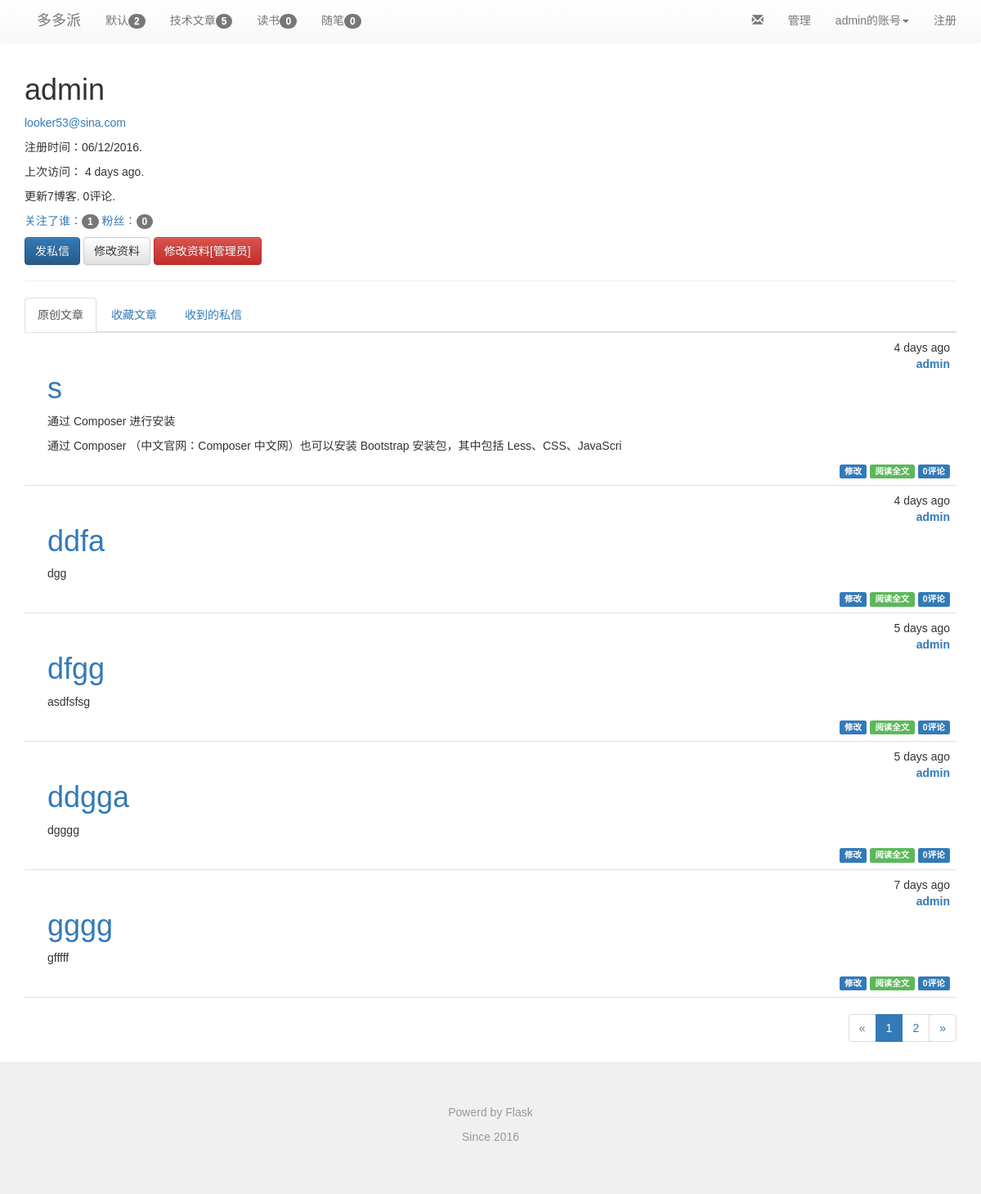
/profile/admin (signed in), run on the app's committed database.
### app/models.py (models this page shows, shortened)
class Category(db.Model):
    __tablename__ = 'categories'
    id = db.Column(db.Integer,primary_key=True)
    name = db.Column(db.String(64),unique=True)
    posts = db.relationship('Post',backref='category',lazy='dynamic')

class User(UserMixin, db.Model):
    __tablename__ = 'users'
    id = db.Column(db.Integer, primary_key=True)
    email = db.Column(db.String(64), unique=True, index=True)
    username = db.Column(db.String(64), unique=True, index=True)
    role_id = db.Column(db.Integer, db.ForeignKey('roles.id'))
    password_hash = db.Column(db.String(128))
    confirmed = db.Column(db.Boolean, default=False)
    name = db.Column(db.String(64))
    location = db.Column(db.String(64))
    about_me = db.Column(db.Text())
    member_since = db.Column(db.DateTime(), default=datetime.utcnow)
    last_seen = db.Column(db.DateTime(), default=datetime.utcnow)
    posts = db.relationship('Post',backref='author',lazy='dynamic')
    followed = db.relationship('Follow',
                               foreign_keys=[Follow.follower_id],
                               backref=db.backref('follower',lazy='joined'),
                               lazy='dynamic',cascade='all,delete-orphan')
    followers = db.relationship('Follow',
                                foreign_keys=[Follow.followed_id],
                                backref=db.backref('followed',lazy='joined'),
                                lazy='dynamic',cascade='all,delete-orphan')
    sendto = db.relationship('Message',
                             foreign_keys=[Message.sendto_id],
                             backref=db.backref('sendto',lazy='joined'),
                             lazy='dynamic',cascade='all,delete-orphan'
                             )
    author = db.relationship('Message',
                             foreign_keys=[Message.author_id],
                             backref=db.backref('author',lazy='joined'),
                             lazy='dynamic',cascade='all,delete-orphan'
                             )
    comments = db.relationship('Comment',backref='author',lazy='dynamic')
    starposts = db.relationship('Post',secondary='stars',backref=db.backref('stared',lazy='joined'),lazy='joined')
    @property
    def password(self):
        raise AttributeError('password is not a readable attribute')
    def can(self, permissions):
        return self.role is not None and \
            (self.role.permissions & permissions) == permissions
    def is_administrator(self):
        return self.can(Permission.ADMINISTER)
    def ping(self):
        self.last_seen = datetime.utcnow()
        db.session.add(self)
    def unread_message(self):
        num = self.sendto.count()
        total = 0
        for i in range(0,num):
            if self.sendto[i].confirmed == False:
                total += 1
        return total

class Post(db.Model):
    __tablename__ = 'posts'
    id = db.Column(db.Integer,primary_key=True)
    title = db.Column(db.Text(128))
    body = db.Column(db.Text)
    body_html = db.Column(db.Text)
    timestamp = db.Column(db.DateTime,index=True,default=datetime.utcnow)
    auth_id = db.Column(db.Integer,db.ForeignKey('users.id'))
    category_id = db.Column(db.Integer,db.ForeignKey('categories.id'))
    comments = db.relationship('Comment',backref='post',lazy='dynamic')
    visits = db.Column(db.Integer,nullable=False,default=int(10))

### app/main/views.py (the view)
@main.route('/profile/<username>')
def profile(username):
    user = User.query.filter_by(username=username).first_or_404()
    page = request.args.get('page', 1, type=int)
    pagination = user.posts.order_by(Post.timestamp.desc()).paginate(
        page, per_page=current_app.config['FLASKY_POSTS_PER_PAGE'],
        error_out=False)
    posts = pagination.items
    return render_template('user.html', user=user, posts=posts,
                           pagination=pagination)

### app/auth/views.py (called while the page is built)
@auth.before_app_request
def before_request():
    if current_user.is_authenticated:
        current_user.ping()
        if not current_user.confirmed \
            and request.endpoint[:5] != 'auth.' \
            and request.endpoint != 'static':
            return redirect(url_for('auth.unconfirmed'))

### app/main/__init__.py (called while the page is built)
@main.app_context_processor
def inject_permission():
    return dict(Permission=Permission)

### app/main/views.py (called while the page is built)
@main.before_app_request
def before_request(): #定义全局变量
    g.categories=Category.query.all()
    g.hotpost = Post.query.order_by(Post.visits.desc()).all()

@main.after_app_request
def after_request(response):
    for query in get_debug_queries():
        if query.duration >= current_app.config['FLASKY_SLOW_DB_QUERY_TIME']:
            current_app.logger.warning(
                'Slow query:%s\nParameters: %s\nDuration: %fs\nContext: %s\n'
                %(query.statement,query.parameters,query.duration,query.context)
            )
    return response

### app/models.py (called while the page is built)
@login_manager.user_loader
def load_user(user_id):
    return User.query.get(int(user_id))

### app/templates/user.html (shortened to what this page needs)
{% extends "base.html" %}
{% import "_macros.html" as macros %}
{% block page_content %}
{% include "_userbase.html" %}
{% include '_posts_thumbnail.html' %}
{% if pagination %}
<div class="pagination">
    {{ macros.pagination_widget(pagination,'.profile',username=user.username)}}
</div>
{% endif %}
{% endblock %}

### app/templates/base.html (shortened to what this page needs)
{% extends "bootstrap/base.html" %}
{% block head %}
{{ super() }}
<link rel="stylesheet" type="text/css" href="{{ url_for('static', filename='css/bootstrap.css') }}">
<link rel="stylesheet" type="text/css" href="{{ url_for('static', filename='css/bootstrap.min.css') }}">
<link rel="stylesheet" type="text/css" href="{{ url_for('static', filename='css/bootstrap-theme.css') }}">
<link rel="stylesheet" type="text/css" href="{{ url_for('static', filename='css/bootstrap-theme.min.css') }}">
<link rel="stylesheet" type="text/css" href="{{ url_for('static', filename='styles.css') }}">
{% endblock %}
{% block navbar %}
<div class="nav navbar-default">
    <div class="container">
        <div class="navbar-header">
            <a class="navbar-brand" href="/">多多派</a>
        </div>
            <ul class="nav navbar-nav">
            {% for category in g.categories %}
                <li><a href="{{ url_for('main.category',id=category.id)}}">{{category.name}}<span class="badge">{{category.posts.count()}}</span></a></li>
            {% endfor %}
            </ul>
            <ul class="nav navbar-nav navbar-right">
                <li><a href="{{url_for('auth.register')}}">注册</a></li>
            </ul>
            <ul class="nav navbar-nav navbar-right">
                {% if current_user.is_authenticated %}
                <li class="dropdown">
                    <a href="#" class="dropdown-toggle" data-toggle="dropdown">{{current_user.username}}的账号<b class="caret"></b></a>
                </li>
                {% else %}
                <li><a href="{{ url_for('auth.login') }}">登录</a></li>
                {% endif %}
             </ul>
            {% if current_user.can(Permission.MODERATE_COMMENTS) %}
            <ul class="nav navbar-nav navbar-right">
                <li><a href="{{ url_for('main.showmessages',username=current_user.username) }}">
                    <i class="glyphicon glyphicon-envelope" aria-hidden="true"></i>
                </a></li>
                <li><a href="{{ url_for('main.moderate') }}">管理</a></li>
            </ul>
            {% endif %}
        </div>
   </div>
{% endblock %}
{% block content %}
<div class="container">
    {% block page_content %}{% endblock %}
</div>
<div class="nav navbar-default">
  <footer class="blog-footer">
      <p>Powerd by Flask</p>
      <p>Since 2016</p>
  </footer>
</div>
{% endblock %}

### app/templates/_userbase.html (shortened to what this page needs)
<div class="page-header">
    <h1>{{ user.username }}</h1>
    {% if current_user.is_administrator() %}
    <p><a href="mailto:{{ user.email }}">{{ user.email }}</a></p>
    {% endif %}
    <p>注册时间：{{ moment(user.member_since).format('L') }}.</p>
    <p>上次访问： {{ moment(user.last_seen).fromNow() }}.</p>
    <p>更新{{ user.posts.count() }}博客. {{ user.comments.count() }}评论.</p>
    <p>
        <a href="{{ url_for('.followers',username=user.username) }}">关注了谁：<span class="badge">{{ user.followers.count()}}</span> </a>
        <a href="{{ url_for('.followed_by',username=user.username) }}">粉丝：<span class="badge">{{ user.followed.count()-1}}</span> </a>
    </p>
    <p>
        <a class="btn btn-primary" href="{{ url_for('.send_message',username=user.username) }}">发私信</a>
        {% if user == current_user %}
        <a class="btn btn-default" href="{{ url_for('main.edit_profile') }}">修改资料</a>
        {% endif %}
        {% if current_user.is_administrator() %}
        <a class="btn btn-danger" href="{{ url_for('main.edit_profile_admin',id=user.id) }}">修改资料[管理员]</a>
        {% endif %}
    </p>
</div>
<div class="post-tabs">
    <ul class="nav nav-tabs tabs-primary">
        {% if current_user.is_authenticated %}
        <li class="active"><a href="{{ url_for('.profile',username=user.username)}}">原创文章</a></li>
        <li class=""><a href="{{ url_for('.starposts',username=user.username) }}">收藏文章</a></li>
        <li class=""><a href="{{ url_for('.showmessages',username=user.username) }}">收到的私信</a></li>
        {% endif %}
    </ul>
</div>

### app/templates/_posts_thumbnail.html
<ul class="posts">
    {% for post in posts %}
    <li class="post">
        <div class="post-content">
            <div class="post-date">{{ moment(post.timestamp).fromNow() }}</div><br/>
            <div class="post-auth"><a href="{{ url_for('.profile',username=post.author.username) }}">{{ post.author.username }}</a></div>
            <div class="post-title text-primary">
                {% if post.title %}
                <h1>{{ post.title }}</h1>
                {% endif %}
            </div>
            <div class="post-body">
                {% if post.body_html %}
                    {{ post.body_html[:100]| safe }}
                {% else %}
                    {{ post.body[:100] }}
                {% endif %}
            </div>
            <div class="post-footer">
                {% if current_user == post.author %}
                <a href="{{ url_for('.edit', id=post.id) }}">
                    <span class="label label-primary">修改</span>
                </a>
                {% elif current_user.is_administrator() %}
                <a href="{{ url_for('.edit', id=post.id) }}">
                    <span class="label label-danger">修改 [管理员]</span>
                </a>
                {% endif %}
                <a href="{{ url_for('.post',id=post.id) }}">
                    <span class="label label-success">阅读全文</span>
                </a>
                <a href="{{ url_for('.post',id=post.id) }}#comments">
                    <span class="label label-primary">{{ post.comments.count() }}评论</span>
                </a>
            </div>
        </div>
    </li>
    {% endfor %}
</ul>

### app/static/styles.css (style rules this page uses)
body,button, input, select, textarea,h1 ,h2, h3, h4, h5, h6 { font-family: Microsoft YaHei , Tahoma, Helvetica, Arial, "\5b8b\4f53"; }
div.post-tabs { margin-top: 16px; }
ul.posts { list-style-type: none; padding: 0px; margin: 0px 0px 0px 0px; border-top: 1px solid #e0e0e0; }
ul.posts li.post { padding: 8px; border-bottom: 1px solid #e0e0e0; }
div.post-date { float: right; }
div.post-auth { float: right; font-weight: bold; }
div.post-content { margin-left: 20px; min-height: 20px; }
div.post-footer { text-align:right; }
div.pagination { width: 100%; text-align: right; padding: 0px; margin: 0px; }
footer.blog-footer { padding: 50px; color: #999; text-align: center; background-color: #f0f0f0; border-top: 1px solid #e5e5e5; }

### data on the page
Category: name "默认", posts.count "2"
Category: name "技术文章", posts.count "5"
Category: name "读书", posts.count "0"
Category: name "随笔", posts.count "0"
User: username "admin", email "looker53@sina.com", member_since "06/12/2016", last_seen "4 days ago"
Post: timestamp "4 days ago", author.username "admin", title "s", body_html "通过 Composer 进行安装 通过 Composer （中文官网：Composer 中文网）也可以安装 Bootstrap 安装包，其中包括 Less、CSS、JavaScri", comments.count "0"
Post: timestamp "4 days ago", author.username "admin", title "ddfa", body_html "dgg", comments.count "0"
Post: timestamp "5 days ago", author.username "admin", title "dfgg", body_html "asdfsfsg", comments.count "0"
Post: timestamp "5 days ago", author.username "admin", title "ddgga", body_html "dgggg", comments.count "0"
Post: timestamp "7 days ago", author.username "admin", title "gggg", body_html "gfffff", comments.count "0"

### other printed values
{{ user.posts.count() }} "7"
{{ user.comments.count() }} "0"
{{ user.followers.count() }} "1"
{{ user.followed.count()-1 }} "0"
{{ p }} "1"
{{ p }} "2"
